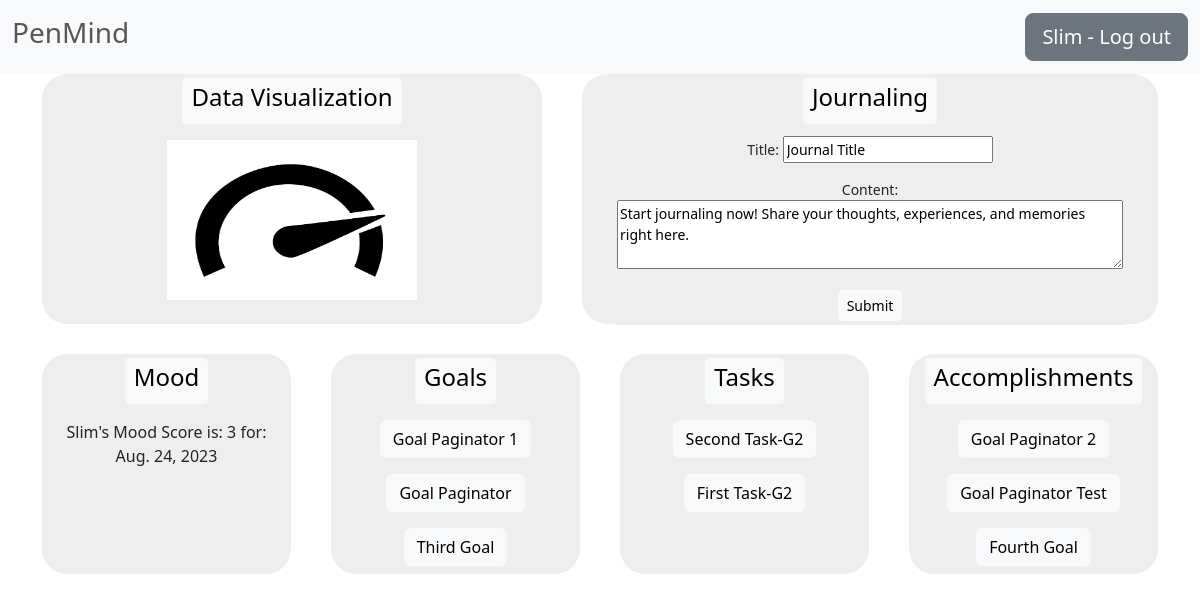
/profile/ (signed in), run on the app's committed database.
### MyMood/models.py (models this page shows)
class DataMood(models.Model):
    user = models.ForeignKey(User, on_delete=models.CASCADE, null=True)
    mood_score = models.CharField(max_length=2)
    mood_date = models.DateField(auto_now_add=True)
    class Meta:
        ordering = ["-id"]
    def __str__(self):
        return self.mood_score

### Endeavors/models.py (models this page shows)
class Endeavor(models.Model):
    author = models.ForeignKey(User, on_delete=models.CASCADE)
    title = models.CharField(max_length=100, null=True)
    start_date = models.DateField(null=True)
    def __str__(self):
        return self.title
    class Meta:
        ordering = ["-id"]

### To_Do/models.py (models this page shows)
class Task(models.Model):
    goal = models.ForeignKey(Endeavor, on_delete=models.CASCADE, null=True, related_name="todo_tasks")
    title = models.CharField(max_length=200, null=True)
    description = models.TextField(null=True, blank=True)
    starting_time = models.DateTimeField()
    completed = models.BooleanField(default=False, null=True, blank=True)
    def __str__(self):
        return self.title

### Accomplished/models.py (models this page shows)
class AccomplishedGoal(models.Model):
    author = models.ForeignKey(User, on_delete=models.CASCADE)
    program_title = models.CharField(max_length=100, null=True, unique=True)
    start_day = models.DateField(null=True)
    end_day = models.DateTimeField(auto_now_add=True)
    summary = models.TextField(null=True, blank=True)
    class Meta:
        ordering = ["-id"]
    def __str__(self):
        return self.program_title

### users/views.py (the view, shortened to what this page needs)
# urls.py: path('profile/', login_required(ProfileTemplateViews.as_view()), name='profile'),
class ProfileTemplateViews(TemplateView):
    template_name = "users/profile.html"
    def get_context_data(self, **kwargs):
        context = super().get_context_data(**kwargs)
        context["form"] = JournalModelForm(initial={"content": "Start journaling now! Share your thoughts, experiences,"
                                                               " and memories right here.",
                                                    "title": "Journal Title"})
        context["list_endeavor"] = Endeavor.objects.filter(author=self.request.user)[:3]
        context["list_task"] = Task.objects.filter(goal__author=self.request.user)[:2]
        context["list_accomplished"] = AccomplishedGoal.objects.filter(author=self.request.user)[:3]
        context["mood"] = DataMood.objects.filter(user=self.request.user).first()
        return context

### Journaling/forms.py
class JournalModelForm(forms.ModelForm):
    class Meta:
        model = Journal
        fields = ["title", "content"]
        widgets = {"content": forms.Textarea(attrs={'rows': 3, 'cols': 60})}

### users/templates/users/profile.html (shortened to what this page needs)
{% extends "users/base.html" %}
{% load static %}
{% block content %}
<link rel="stylesheet" type="text/css" href="{% static 'users/style.css' %}">
<div class="container text-center">
  <div class="row">
    <div  class="col-8 section-card" id="data_visualization">
      <a href="{% url 'data' %}" class="btn btn-light btn-sm mt-1"><h4>Data Visualization</h4></a>
      <div class="mt-3" ><img src="{% static 'black.png' %}" height="160" width="250"></div>
    </div>
    <div class="col section-card" id="journaling">
      <a href="{% url 'journal' %}" class="btn btn-light btn-sm mt-1 mb-2"><h4>Journaling</h4></a>
      <form style="border: none" id="form " class="form-control form-control-sm section-card" method="post" >
        {{ form.as_p }}
          <input class="btn btn-light btn-sm" type="submit">
      </form>
    </div>
  </div>
  <div class="row">
    <div class="col section-card" id="mymood"><a href="{% url 'mood' %}" class="btn btn-light btn-sm mt-1"><h4>Mood</h4></a>
      <div>
        <p class="text-center text-dark mt-3">
          {{user.username|title}}'s Mood Score is: {{mood}} for: {{mood.mood_date}}
        </p>
      </div>
    </div>
    <div class="col section-card" id="endeavors"><a href="{% url 'list_endeavor' %}" class="btn btn-light btn-sm mt-1">
      <h4>Goals</h4></a>
      {% if list_endeavor %}
        {% for program_title in list_endeavor %}
          <div>
            <a class="btn btn-light mt-3" href="{% url 'detail_endeavor' program_title.pk %} ">{{ program_title|title}}</a>
          </div>
        {% endfor %}
      {% else %}
        <p class="container mt-3 text-dark">"No goals set up yet.
          Start by creating your first goal to organize your tasks and goals."</p>
      {% endif %}
    </div>
    <div class="col section-card" id="to_do"><a href="{% url 'todos' %}" class="btn btn-light btn-sm mt-1">
      <h4>Tasks</h4></a>
      {% if list_task %}
        {% for task_title in list_task %}
          <div>
            <a class="btn btn-light mt-3" href="{% url 'detail_todo' task_title.pk %}">{{ task_title|title}}</a>
          </div>
        {% endfor %}
      {% else %}
        <p class="container mt-3 text-dark">"No tasks available yet.
          Add tasks to your goals to track your progress and accomplishments."</p>
      {% endif %}
    </div>
    <div class="col section-card" id="accomplished"><a href="{% url 'done' %}" class="btn btn-light btn-sm mt-1">
      <h4>Accomplishments</h4></a>
      {% if list_accomplished %}
        {% for program_title in list_accomplished %}
          <div>
            <a class="btn btn-light mt-3" href="{% url 'done' %}">{{ program_title|title}}</a>
          </div>
        {% endfor %}
      {% else %}
      <div>
        <p class="container mt-3">"You haven't accomplished any goals yet.
          Keep working on your tasks and goals to mark your progress and celebrate your achievements!"</p>
      </div>
      {% endif %}
    </div>
  </div>
</div>
{% endblock content %}

### users/templates/users/base.html (shortened to what this page needs)
<!DOCTYPE html>
<html lang="en">
<head>
    {% load static %}
  <link href="https://cdn.jsdelivr.net/npm/bootstrap@5.3.0/dist/css/bootstrap.min.css"
        rel="stylesheet"
>
</head>
<nav class="navbar bg-body-tertiary">
    <div class="container-fluid">
        <span class="navbar-text text-tertiary"><h3>PenMind</h3></span>
        {% if user.is_authenticated %}
        <span><a class="btn btn-secondary btn-lg" href="{% url 'logout' %}"
                 href="{% url 'logout' %}">{{ user.username.title }} - Log out</a>
        </span>
        {% endif %}
    </div>
</nav>
<body>
<div class="container">
    {% block content %}
    {% endblock content %}
</div>
</body>
</html>

### users/static/users/style.css (style rules this page uses)
#journaling { height: 250px; width: 500px; border: 5px lightgray; margin-left: 20px; margin-bottom: 20px; }
#data_visualization { height: 250px; width: 500px; border: 5px lightgray; margin-right: 20px; }
#mymood { height: 220px; width: 500px; border: 5px lightgray; margin-top: 10px; margin-right: 40px; }
#endeavors { height: 220px; width: 500px; border: 5px lightgray; margin-top: 10px; margin-right: 40px; }
#to_do { height: 220px; width: 500px; border: 5px lightgray; margin-top: 10px; margin-right: 40px; }
#accomplished { height: 220px; width: 500px; border: 5px lightgray; margin-top: 10px; }
.section-card { background: #EEEEEE; border-radius:25px; }

### data on the page
DataMood: mood_score "3", mood_date "Aug. 24, 2023"
Endeavor: title "Goal Paginator 1"
Endeavor: title "Goal Paginator"
Endeavor: title "Third Goal"
Task: title "Second Task-G2"
Task: title "First Task-G2"
AccomplishedGoal: program_title "Goal Paginator 2"
AccomplishedGoal: program_title "Goal Paginator Test"
AccomplishedGoal: program_title "Fourth Goal"

### other printed values
{{ user.username.title }} "Slim"
{{ user.username|title }} "Slim"
